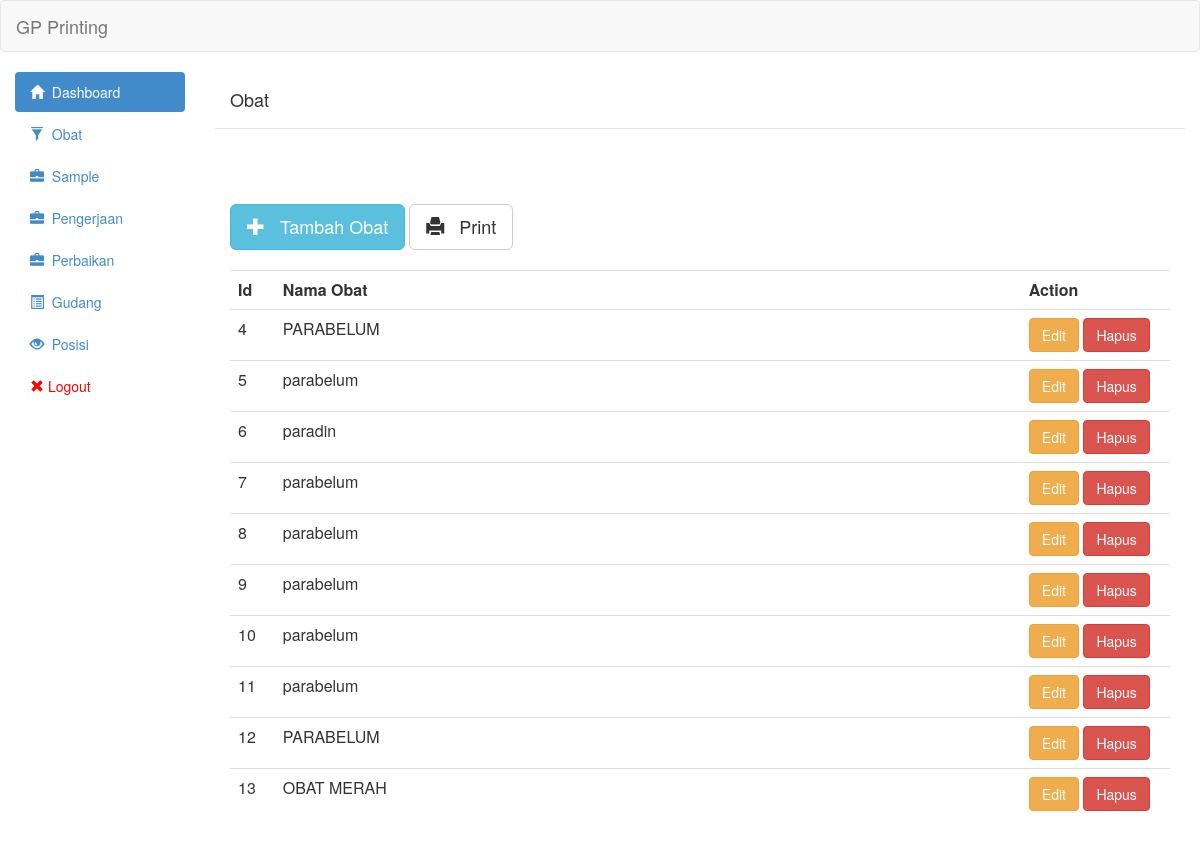
The app's page /view/obat.php (signed in), older data.
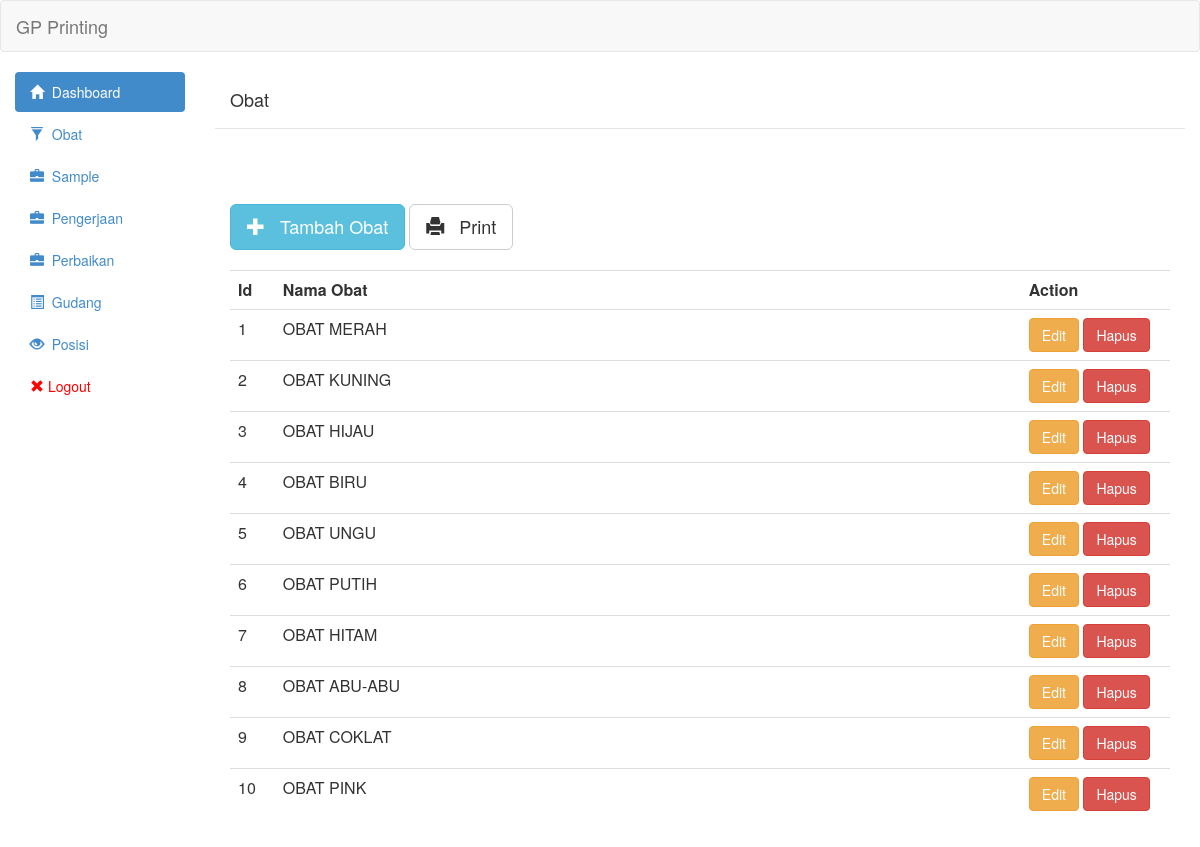
The same page, newer data.
### tables this page shows
CREATE TABLE `obat` (
  `id` int(11) NOT NULL,
  `nama_obat` varchar(255) NOT NULL,
  `kilo` decimal(10,3) NOT NULL,
  `harga_beli` int(11) NOT NULL,
  `harga_jual` int(11) NOT NULL
);

### controller/obat/obat_show.php (the view, shortened to what this page needs)
<?php
	include('../controller/config/linken.php');
	include('../controller/config/asset.php');
	$queryGetObat = "SELECT * from Obat";
	$resultGetObat = mysqli_query($link,$queryGetObat) or die(mysqli_error($link));
	 echo "<table class='table table-hover' style='width:100%'><tr>
                        <th class='col-md-1' style='width:2%'>Id</th>
                        <th class='col-md-1' style='width:50%'>Nama Obat</th>
                        <th class='col-md-1' style='width:10%'>Action</th>
                        </tr>";
	while($row = mysqli_fetch_assoc($resultGetObat)){
	?>
                            <tr onclick='AjaxGetDetailObat(<?php echo $row["id"]?>)'>
								<td><?php echo $row['id']?></td>
                                <td><?php echo $row['nama_obat']?></td>
								<td>
                                <button onclick="editObat(<?php echo $row["id"];?>)" class="btn btn-warning">Edit</button>
                                <a class='btn btn-danger' href='controller/obat/obat_delete.php?id="<?php echo $row["id"];?>"'>Hapus</a></td>
                            </tr>
<?php
	}
	echo "</table>"
	?>

### controller/config/asset.php (shortened to what this page needs)
<?php
 echo '
   <script
			  src="https://code.jquery.com/jquery-3.4.1.js"
>
	</script>
        <script src="//code.jquery.com/ui/1.11.1/jquery-ui.js"></script>
        <link rel="stylesheet" type="text/css" href="http://ajax.googleapis.com/ajax/libs/jqueryui/1.8/themes/base/jquery-ui.css" />
	<script type="text/javascript" src="assets/js/bootstrap.js"></script>
	<link rel="stylesheet" type="text/css" href="assets/css/bootstrap.css">
	<link href="https://cdnjs.cloudflare.com/ajax/libs/select2/4.0.10/css/select2.min.css" rel="stylesheet" />
	<script src="https://cdnjs.cloudflare.com/ajax/libs/select2/4.0.10/js/select2.min.js"></script>
	<link rel="stylesheet" href="https://cdnjs.cloudflare.com/ajax/libs/bootstrap-datepicker/1.9.0/css/bootstrap-datepicker.css" />
	';
?>

### view/header.php (shortened to what this page needs)
<?php
$path = $_SERVER['DOCUMENT_ROOT'].'/gp-printing';
include($path.'/controller/login/loginsession.php');
include($path.'/controller/config/asset.php');
?>
<!DOCTYPE html>
<html>
<body>
		<div class="navbar navbar-default">
		<div class="container-fluid">
			<div class="navbar-header">
				<a href="#" class="navbar-brand">GP Printing</a>
			</div>
		</div>
	</div>
<div class="col-md-2">
		<ul class="nav nav-pills nav-stacked">
			<li class="active"><a href="index.php"><span class="glyphicon glyphicon-home"></span>&nbsp;&nbsp;Dashboard</a></li>
            <li><a href="view/obat.php"><span class="glyphicon glyphicon-filter"></span>&nbsp;&nbsp;Obat</a></li>
			<li><a href="view/sample.php"><span class="glyphicon glyphicon-briefcase"></span>&nbsp;&nbsp;Sample</a></li>
			<li><a href="view/pengerjaan.php"><span class="glyphicon glyphicon-briefcase"></span>&nbsp;&nbsp;Pengerjaan</a></li>
            <li><a href="view/revisi.php"><span class="glyphicon glyphicon-briefcase"></span>&nbsp;&nbsp;Perbaikan</a></li>
            <li><a href="view/gudang.php"><span class="glyphicon glyphicon-list-alt"></span>&nbsp;&nbsp;Gudang</a></li>
            <li><a href="view/posisi.php"><span class="glyphicon glyphicon-eye-open"></span>&nbsp;&nbsp;Posisi</a></li>
            <li><a style="color:red;" href="controller/login/logout.php"><span class="glyphicon glyphicon-remove"></span >  Logout</a></li>
		</ul>
	</div>
	<div class="col-md-10">
</body>
</html>

### view/obat.php (shortened to what this page needs)
<?php
include('header.php');
include('../controller/config/asset.php');
?>
<div class="modal-header">
    <h4 class="modal-title">Obat</h4>
</div>
<div class="modal-body">
   <br />
   <br />
   <br>
<button type="button" class="btn btn-info btn-lg" data-toggle="modal" data-target="#myModal"><span class="glyphicon glyphicon-plus"></span>&nbsp;&nbsp; Tambah Obat</button>
<a class="btn btn-default btn-lg" href='controller/obat/obat_print.php'><span class="glyphicon glyphicon-print"></span>&nbsp;&nbsp; Print</a>
   <br>   <br>
<?php
	include '../controller/obat/obat_show.php';
?>

Row changes from the older to the newer data that the page shows:
removed obat: id "11", nama_obat "parabelum"
removed obat: id "12", nama_obat "PARABELUM"
removed obat: id "13", nama_obat "OBAT MERAH"
added obat: id "1", nama_obat "OBAT MERAH"
added obat: id "2", nama_obat "OBAT KUNING"
added obat: id "3", nama_obat "OBAT HIJAU"
changed obat id 4: nama_obat "PARABELUM" → "OBAT BIRU"
changed obat id 5: nama_obat "parabelum" → "OBAT UNGU"
changed obat id 6: nama_obat "paradin" → "OBAT PUTIH"
changed obat id 7: nama_obat "parabelum" → "OBAT HITAM"
changed obat id 8: nama_obat "parabelum" → "OBAT ABU-ABU"
changed obat id 9: nama_obat "parabelum" → "OBAT COKLAT"
changed obat id 10: nama_obat "parabelum" → "OBAT PINK"
